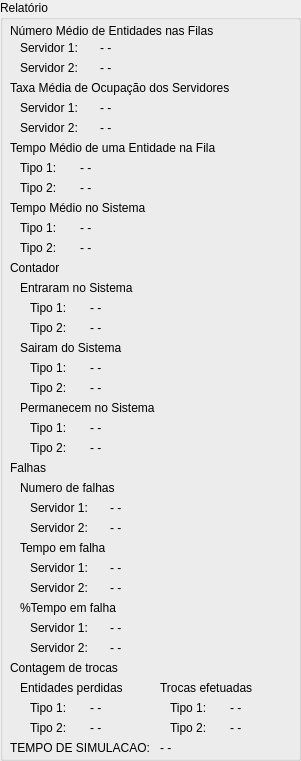
   <widget class="QGroupBox" name="relatorio">
    <property name="geometry">
     <rect>
      <x>240</x>
      <y>10</y>
      <width>301</width>
      <height>761</height>
     </rect>
    </property>
    <property name="title">
     <string>Relatório</string>
    </property>
    <widget class="QLabel" name="entidades_filas_numero">
     <property name="geometry">
      <rect>
       <x>10</x>
       <y>20</y>
       <width>241</width>
       <height>21</height>
      </rect>
     </property>
     <property name="text">
      <string>Número Médio de Entidades nas Filas</string>
     </property>
    </widget>
    <widget class="QLabel" name="ocupacao_servidores">
     <property name="geometry">
      <rect>
       <x>10</x>
       <y>80</y>
       <width>231</width>
       <height>16</height>
      </rect>
     </property>
     <property name="text">
      <string>Taxa Média de Ocupação dos Servidores</string>
     </property>
    </widget>
    <widget class="QLabel" name="entidade_fila_tempo">
     <property name="geometry">
      <rect>
       <x>10</x>
       <y>140</y>
       <width>241</width>
       <height>16</height>
      </rect>
     </property>
     <property name="text">
      <string>Tempo Médio de uma Entidade na Fila</string>
     </property>
    </widget>
    <widget class="QLabel" name="tempo_sistema">
     <property name="geometry">
      <rect>
       <x>10</x>
       <y>200</y>
       <width>181</width>
       <height>16</height>
      </rect>
     </property>
     <property name="text">
      <string>Tempo Médio no Sistema</string>
     </property>
    </widget>
    <widget class="QLabel" name="l_tipo11">
     <property name="geometry">
      <rect>
       <x>20</x>
       <y>160</y>
       <width>59</width>
       <height>15</height>
      </rect>
     </property>
     <property name="text">
      <string>Tipo 1:</string>
     </property>
    </widget>
    <widget class="QLabel" name="l_tipo21">
     <property name="geometry">
      <rect>
       <x>20</x>
       <y>180</y>
       <width>59</width>
       <height>15</height>
      </rect>
     </property>
     <property name="text">
      <string>Tipo 2:</string>
     </property>
    </widget>
    <widget class="QLabel" name="l_tipo12">
     <property name="geometry">
      <rect>
       <x>20</x>
       <y>220</y>
       <width>59</width>
       <height>15</height>
      </rect>
     </property>
     <property name="text">
      <string>Tipo 1:</string>
     </property>
    </widget>
    <widget class="QLabel" name="l_tipo22">
     <property name="geometry">
      <rect>
       <x>20</x>
       <y>240</y>
       <width>59</width>
       <height>15</height>
      </rect>
     </property>
     <property name="text">
      <string>Tipo 2:</string>
     </property>
    </widget>
    <widget class="QLabel" name="contador">
     <property name="geometry">
      <rect>
       <x>10</x>
       <y>260</y>
       <width>59</width>
       <height>15</height>
      </rect>
     </property>
     <property name="text">
      <string>Contador</string>
     </property>
    </widget>
    <widget class="QLabel" name="entraram_sistema">
     <property name="geometry">
      <rect>
       <x>20</x>
       <y>280</y>
       <width>161</width>
       <height>16</height>
      </rect>
     </property>
     <property name="text">
      <string>Entraram no Sistema</string>
     </property>
    </widget>
    <widget class="QLabel" name="sairam_sistema">
     <property name="geometry">
      <rect>
       <x>20</x>
       <y>340</y>
       <width>161</width>
       <height>16</height>
      </rect>
     </property>
     <property name="text">
      <string>Sairam do Sistema</string>
     </property>
    </widget>
    <widget class="QLabel" name="permanecem_sistema">
     <property name="geometry">
      <rect>
       <x>20</x>
       <y>400</y>
       <width>161</width>
       <height>16</height>
      </rect>
     </property>
     <property name="text">
      <string>Permanecem no Sistema</string>
     </property>
    </widget>
    <widget class="QLabel" name="l_tipo23">
     <property name="geometry">
      <rect>
       <x>30</x>
       <y>320</y>
       <width>59</width>
       <height>15</height>
      </rect>
     </property>
     <property name="text">
      <string>Tipo 2:</string>
     </property>
    </widget>
    <widget class="QLabel" name="l_tipo13">
     <property name="geometry">
      <rect>
       <x>30</x>
       <y>300</y>
       <width>59</width>
       <height>15</height>
      </rect>
     </property>
     <property name="text">
      <string>Tipo 1:</string>
     </property>
    </widget>
    <widget class="QLabel" name="l_tipo24">
     <property name="geometry">
      <rect>
       <x>30</x>
       <y>380</y>
       <width>59</width>
       <height>15</height>
      </rect>
     </property>
     <property name="text">
      <string>Tipo 2:</string>
     </property>
    </widget>
    <widget class="QLabel" name="l_tipo14">
     <property name="geometry">
      <rect>
       <x>30</x>
       <y>360</y>
       <width>59</width>
       <height>15</height>
      </rect>
     </property>
     <property name="text">
      <string>Tipo 1:</string>
     </property>
    </widget>
    <widget class="QLabel" name="l_tipo15">
     <property name="geometry">
      <rect>
       <x>30</x>
       <y>420</y>
       <width>59</width>
       <height>15</height>
      </rect>
     </property>
     <property name="text">
      <string>Tipo 1:</string>
     </property>
    </widget>
    <widget class="QLabel" name="l_tipo25">
     <property name="geometry">
      <rect>
       <x>30</x>
       <y>440</y>
       <width>59</width>
       <height>15</height>
      </rect>
     </property>
     <property name="text">
      <string>Tipo 2:</string>
     </property>
    </widget>
    <widget class="QLabel" name="falhas">
     <property name="geometry">
      <rect>
       <x>10</x>
       <y>460</y>
       <width>59</width>
       <height>15</height>
      </rect>
     </property>
     <property name="text">
      <string>Falhas</string>
     </property>
    </widget>
    <widget class="QLabel" name="tempo_falha">
     <property name="geometry">
      <rect>
       <x>20</x>
       <y>540</y>
       <width>131</width>
       <height>16</height>
      </rect>
     </property>
     <property name="text">
      <string>Tempo em falha</string>
     </property>
    </widget>
    <widget class="QLabel" name="numero_falhas">
     <property name="geometry">
      <rect>
       <x>20</x>
       <y>480</y>
       <width>131</width>
       <height>16</height>
      </rect>
     </property>
     <property name="text">
      <string>Numero de falhas</string>
     </property>
    </widget>
    <widget class="QLabel" name="tempo_falha_porcentagem">
     <property name="geometry">
      <rect>
       <x>20</x>
       <y>600</y>
       <width>131</width>
       <height>16</height>
      </rect>
     </property>
     <property name="text">
      <string>%Tempo em falha</string>
     </property>
    </widget>
    <widget class="QLabel" name="l_servidor23">
     <property name="geometry">
      <rect>
       <x>30</x>
       <y>520</y>
       <width>71</width>
       <height>16</height>
      </rect>
     </property>
     <property name="text">
      <string>Servidor 2:</string>
     </property>
    </widget>
    <widget class="QLabel" name="l_servidor13">
     <property name="geometry">
      <rect>
       <x>30</x>
       <y>500</y>
       <width>71</width>
       <height>16</height>
      </rect>
     </property>
     <property name="text">
      <string>Servidor 1:</string>
     </property>
    </widget>
    <widget class="QLabel" name="l_servidor24">
     <property name="geometry">
      <rect>
       <x>30</x>
       <y>580</y>
       <width>71</width>
       <height>16</height>
      </rect>
     </property>
     <property name="text">
      <string>Servidor 2:</string>
     </property>
    </widget>
    <widget class="QLabel" name="l_servidor14">
     <property name="geometry">
      <rect>
       <x>30</x>
       <y>560</y>
       <width>91</width>
       <height>16</height>
      </rect>
     </property>
     <property name="text">
      <string>Servidor 1:</string>
     </property>
    </widget>
    <widget class="QLabel" name="l_servidor25">
     <property name="geometry">
      <rect>
       <x>30</x>
       <y>640</y>
       <width>71</width>
       <height>16</height>
      </rect>
     </property>
     <property name="text">
      <string>Servidor 2:</string>
     </property>
    </widget>
    <widget class="QLabel" name="l_servidor15">
     <property name="geometry">
      <rect>
       <x>30</x>
       <y>620</y>
       <width>71</width>
       <height>16</height>
      </rect>
     </property>
     <property name="text">
      <string>Servidor 1:</string>
     </property>
    </widget>
    <widget class="QLabel" name="l_servidor22">
     <property name="geometry">
      <rect>
       <x>20</x>
       <y>120</y>
       <width>71</width>
       <height>16</height>
      </rect>
     </property>
     <property name="text">
      <string>Servidor 2:</string>
     </property>
    </widget>
    <widget class="QLabel" name="l_servidor12">
     <property name="geometry">
      <rect>
       <x>20</x>
       <y>100</y>
       <width>71</width>
       <height>16</height>
      </rect>
     </property>
     <property name="text">
      <string>Servidor 1:</string>
     </property>
    </widget>
    <widget class="QLabel" name="l_servidor21">
     <property name="geometry">
      <rect>
       <x>20</x>
       <y>60</y>
       <width>71</width>
       <height>16</height>
      </rect>
     </property>
     <property name="text">
      <string>Servidor 2:</string>
     </property>
    </widget>
    <widget class="QLabel" name="l_servidor11">
     <property name="geometry">
      <rect>
       <x>20</x>
       <y>40</y>
       <width>71</width>
       <height>16</height>
      </rect>
     </property>
     <property name="text">
      <string>Servidor 1:</string>
     </property>
    </widget>
    <widget class="QLabel" name="contagem_trocas">
     <property name="geometry">
      <rect>
       <x>10</x>
       <y>660</y>
       <width>141</width>
       <height>16</height>
      </rect>
     </property>
     <property name="text">
      <string>Contagem de trocas</string>
     </property>
    </widget>
    <widget class="QLabel" name="entidades_perdidas">
     <property name="geometry">
      <rect>
       <x>20</x>
       <y>680</y>
       <width>141</width>
       <height>16</height>
      </rect>
     </property>
     <property name="text">
      <string>Entidades perdidas</string>
     </property>
    </widget>
    <widget class="QLabel" name="l_tipo26">
     <property name="geometry">
      <rect>
       <x>30</x>
       <y>720</y>
       <width>59</width>
       <height>15</height>
      </rect>
     </property>
     <property name="text">
      <string>Tipo 2:</string>
     </property>
    </widget>
    <widget class="QLabel" name="l_tipo16">
     <property name="geometry">
      <rect>
       <x>30</x>
       <y>700</y>
       <width>59</width>
       <height>15</height>
      </rect>
     </property>
     <property name="text">
      <string>Tipo 1:</string>
     </property>
    </widget>
    <widget class="QLabel" name="trocas_efetuadas">
     <property name="geometry">
      <rect>
       <x>160</x>
       <y>680</y>
       <width>141</width>
       <height>16</height>
      </rect>
     </property>
     <property name="text">
      <string>Trocas efetuadas</string>
     </property>
    </widget>
    <widget class="QLabel" name="l_tipo17">
     <property name="geometry">
      <rect>
       <x>170</x>
       <y>700</y>
       <width>59</width>
       <height>15</height>
      </rect>
     </property>
     <property name="text">
      <string>Tipo 1:</string>
     </property>
    </widget>
    <widget class="QLabel" name="l_tipo27">
     <property name="geometry">
      <rect>
       <x>170</x>
       <y>720</y>
       <width>59</width>
       <height>15</height>
      </rect>
     </property>
     <property name="text">
      <string>Tipo 2:</string>
     </property>
    </widget>
    <widget class="QLabel" name="n_medio_filas_s1">
     <property name="geometry">
      <rect>
       <x>100</x>
       <y>40</y>
       <width>181</width>
       <height>16</height>
      </rect>
     </property>
     <property name="text">
      <string>- -</string>
     </property>
    </widget>
    <widget class="QLabel" name="n_medio_filas_s2">
     <property name="geometry">
      <rect>
       <x>100</x>
       <y>60</y>
       <width>181</width>
       <height>16</height>
      </rect>
     </property>
     <property name="text">
      <string>- -</string>
     </property>
    </widget>
    <widget class="QLabel" name="t_media_ocupacao_s1">
     <property name="geometry">
      <rect>
       <x>100</x>
       <y>100</y>
       <width>181</width>
       <height>16</height>
      </rect>
     </property>
     <property name="text">
      <string>- -</string>
     </property>
    </widget>
    <widget class="QLabel" name="t_media_ocupacao_s2">
     <property name="geometry">
      <rect>
       <x>100</x>
       <y>120</y>
       <width>181</width>
       <height>16</height>
      </rect>
     </property>
     <property name="text">
      <string>- -</string>
     </property>
    </widget>
    <widget class="QLabel" name="t_medio_fila_t1">
     <property name="geometry">
      <rect>
       <x>80</x>
       <y>160</y>
       <width>181</width>
       <height>16</height>
      </rect>
     </property>
     <property name="text">
      <string>- -</string>
     </property>
    </widget>
    <widget class="QLabel" name="t_medio_fila_t2">
     <property name="geometry">
      <rect>
       <x>80</x>
       <y>180</y>
       <width>181</width>
       <height>16</height>
      </rect>
     </property>
     <property name="text">
      <string>- -</string>
     </property>
    </widget>
    <widget class="QLabel" name="t_medio_sistema_t1">
     <property name="geometry">
      <rect>
       <x>80</x>
       <y>220</y>
       <width>181</width>
       <height>16</height>
      </rect>
     </property>
     <property name="text">
      <string>- -</string>
     </property>
    </widget>
    <widget class="QLabel" name="t_medio_fila_t2_2">
     <property name="geometry">
      <rect>
       <x>80</x>
       <y>240</y>
       <width>181</width>
       <height>16</height>
      </rect>
     </property>
     <property name="text">
      <string>- -</string>
     </property>
    </widget>
    <widget class="QLabel" name="entraram_t1">
     <property name="geometry">
      <rect>
       <x>90</x>
       <y>300</y>
       <width>181</width>
       <height>16</height>
      </rect>
     </property>
     <property name="text">
      <string>- -</string>
     </property>
    </widget>
    <widget class="QLabel" name="entraram_t2">
     <property name="geometry">
      <rect>
       <x>90</x>
       <y>320</y>
       <width>181</width>
       <height>16</height>
      </rect>
     </property>
     <property name="text">
      <string>- -</string>
     </property>
    </widget>
    <widget class="QLabel" name="sairam_t1">
     <property name="geometry">
      <rect>
       <x>90</x>
       <y>360</y>
       <width>181</width>
       <height>16</height>
      </rect>
     </property>
     <property name="text">
      <string>- -</string>
     </property>
    </widget>
    <widget class="QLabel" name="sairam_t2">
     <property name="geometry">
      <rect>
       <x>90</x>
       <y>380</y>
       <width>181</width>
       <height>16</height>
      </rect>
     </property>
     <property name="text">
      <string>- -</string>
     </property>
    </widget>
    <widget class="QLabel" name="permanecem_t1">
     <property name="geometry">
      <rect>
       <x>90</x>
       <y>420</y>
       <width>181</width>
       <height>16</height>
      </rect>
     </property>
     <property name="text">
      <string>- -</string>
     </property>
    </widget>
    <widget class="QLabel" name="permanecem_t2">
     <property name="geometry">
      <rect>
       <x>90</x>
       <y>440</y>
       <width>181</width>
       <height>16</height>
      </rect>
     </property>
     <property name="text">
      <string>- -</string>
     </property>
    </widget>
    <widget class="QLabel" name="n_falhas_s1">
     <property name="geometry">
      <rect>
       <x>110</x>
       <y>500</y>
       <width>181</width>
       <height>16</height>
      </rect>
     </property>
     <property name="text">
      <string>- -</string>
     </property>
    </widget>
    <widget class="QLabel" name="n_falhas_s2">
     <property name="geometry">
      <rect>
       <x>110</x>
       <y>520</y>
       <width>181</width>
       <height>16</height>
      </rect>
     </property>
     <property name="text">
      <string>- -</string>
     </property>
    </widget>
    <widget class="QLabel" name="t_falhas_s2">
     <property name="geometry">
      <rect>
       <x>110</x>
       <y>580</y>
       <width>181</width>
       <height>16</height>
      </rect>
     </property>
     <property name="text">
      <string>- -</string>
     </property>
    </widget>
    <widget class="QLabel" name="t_falhas_s1">
     <property name="geometry">
      <rect>
       <x>110</x>
       <y>560</y>
       <width>181</width>
       <height>16</height>
      </rect>
     </property>
     <property name="text">
      <string>- -</string>
     </property>
    </widget>
    <widget class="QLabel" name="p_falhas_s1">
     <property name="geometry">
      <rect>
       <x>110</x>
       <y>620</y>
       <width>181</width>
       <height>16</height>
      </rect>
     </property>
     <property name="text">
      <string>- -</string>
     </property>
    </widget>
    <widget class="QLabel" name="p_falhas_s2">
     <property name="geometry">
      <rect>
       <x>110</x>
       <y>640</y>
       <width>181</width>
       <height>16</height>
      </rect>
     </property>
     <property name="text">
      <string>- -</string>
     </property>
    </widget>
    <widget class="QLabel" name="perdidas_t1">
     <property name="geometry">
      <rect>
       <x>90</x>
       <y>700</y>
       <width>71</width>
       <height>16</height>
      </rect>
     </property>
     <property name="text">
      <string>- -</string>
     </property>
    </widget>
    <widget class="QLabel" name="perdidas_t2">
     <property name="geometry">
      <rect>
       <x>90</x>
       <y>720</y>
       <width>71</width>
       <height>16</height>
      </rect>
     </property>
     <property name="text">
      <string>- -</string>
     </property>
    </widget>
    <widget class="QLabel" name="trocas_t1">
     <property name="geometry">
      <rect>
       <x>230</x>
       <y>700</y>
       <width>71</width>
       <height>16</height>
      </rect>
     </property>
     <property name="text">
      <string>- -</string>
     </property>
    </widget>
    <widget class="QLabel" name="trocas_t2">
     <property name="geometry">
      <rect>
       <x>230</x>
       <y>720</y>
       <width>71</width>
       <height>16</height>
      </rect>
     </property>
     <property name="text">
      <string>- -</string>
     </property>
    </widget>
    <widget class="QLabel" name="tempo">
     <property name="geometry">
      <rect>
       <x>10</x>
       <y>740</y>
       <width>141</width>
       <height>16</height>
      </rect>
     </property>
     <property name="text">
      <string>TEMPO DE SIMULACAO:</string>
     </property>
    </widget>
    <widget class="QLabel" name="tempo_simulacao">
     <property name="geometry">
      <rect>
       <x>160</x>
       <y>740</y>
       <width>141</width>
       <height>16</height>
      </rect>
     </property>
     <property name="text">
      <string>- -</string>
     </property>
    </widget>
   </widget>
